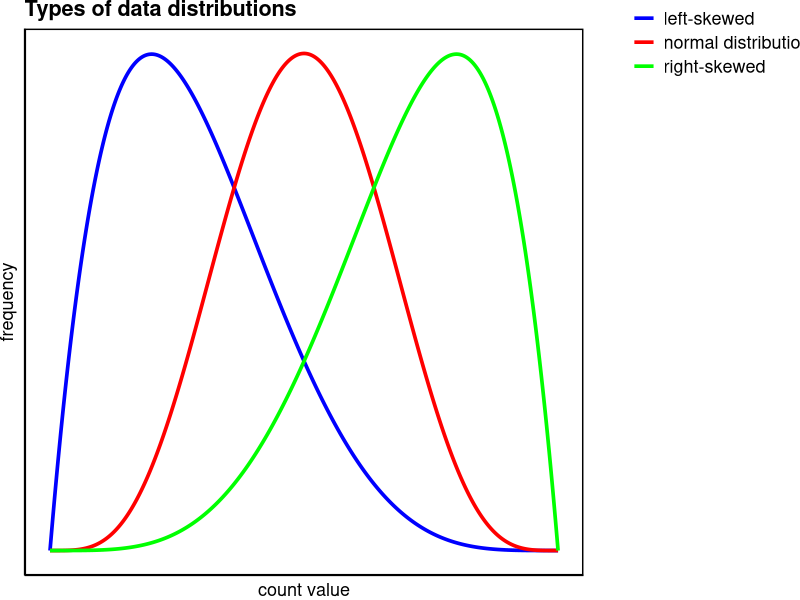
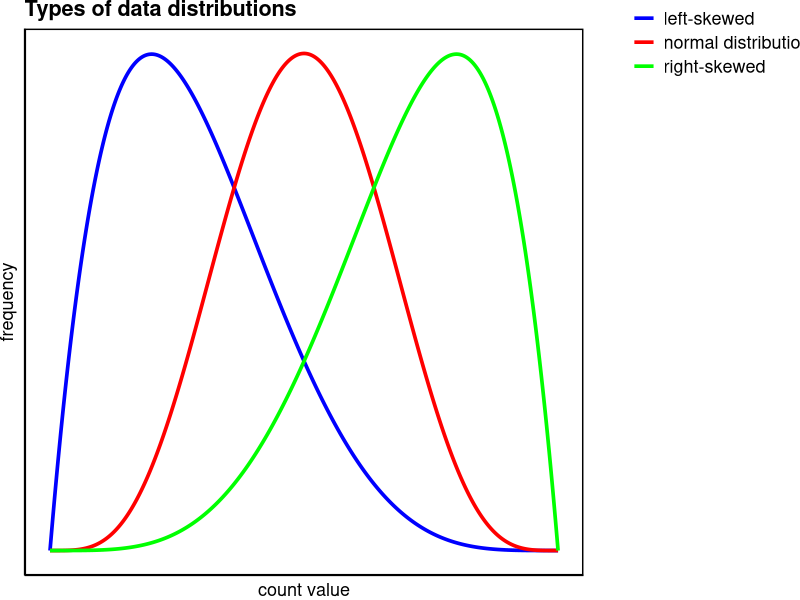
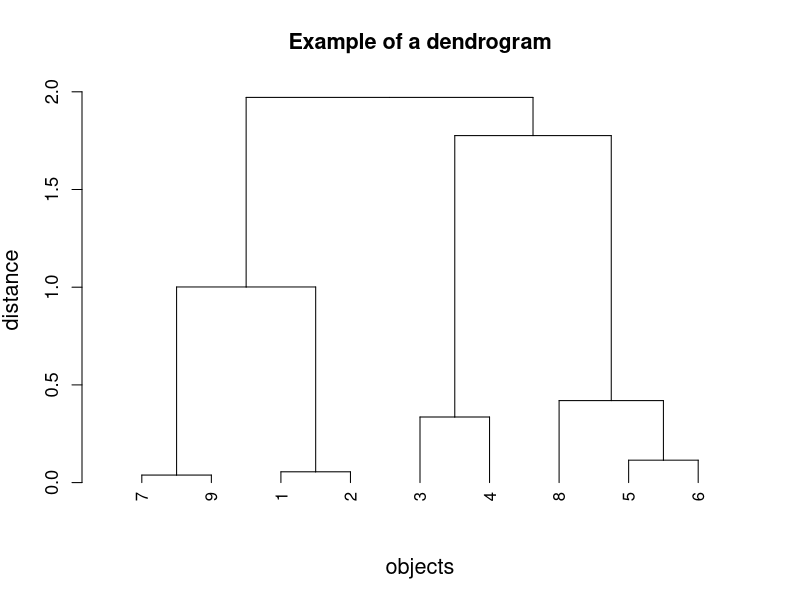
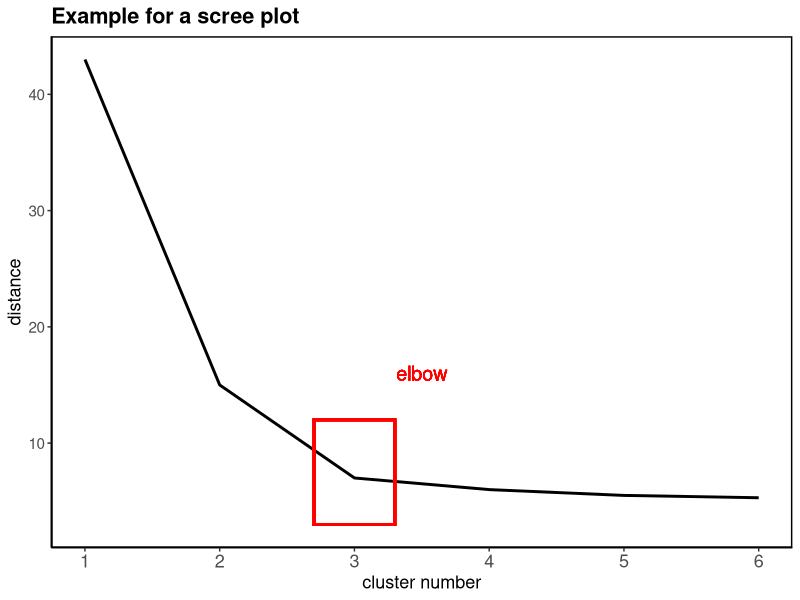

Write the R code that produced these figures, in order.
###################################################
######### Other figures for the thesis ############
###################################################

# Load packages #
install.packages("gplots")  # Install the package "gplots"

# Set path to save the plots
file_path <- "C:/Leon/Studium/Master/Masterarbeit/Rscripte_Masterarbeit_Leon_Weyandt clean/Other_figures/figures"

####### Example skewness of data ########

library(ggplot2)

# Create data for the curves
x_values <- seq(0, 1, length.out = 1000)
data <- data.frame(
  x = rep(x_values, 3),
  y = c(dbeta(x_values, 2, 5)/12, dbeta(x_values, 5, 2)/12, dbeta(x_values, 5, 5)/12),
  color = rep(c("left-skewed", "right-skewed", "normal distribution"), each = 1000)
)

# Create plot for skewness
ggplot(data, aes(x = x, y = y, color = color)) +
  geom_line(size = 1.25) +
  labs(title = "Types of data distributions", y = "frequency", x = "count value") +
  scale_color_manual(name = "", values = c("left-skewed" = "blue", 
                                           "normal distribution" = "red", 
                                           "right-skewed" = "green")) +  theme_classic() +
  theme(
    legend.text = element_text(size=13, face ="plain"),
    axis.title = element_text(size =13, face= "plain"),
    title = element_text(size =13, face= "bold"),
    axis.text.x = element_blank(), 
    axis.ticks.x = element_blank(),
    legend.position = c(1.42, 1.1), legend.justification = c(1, 1),
    plot.margin = margin(t = 0, r = 5.5, b = 0, l = 0, unit = "cm"), 
    axis.text.y = element_blank(),
    axis.ticks.y = element_blank(),
    panel.border = element_rect(color = "black", fill = NA, size = 1),  # box around the graphic
    panel.grid.major = element_blank(),
    panel.grid.minor = element_blank()
  )

# Save the plot
ggsave(filename = file.path(file_path, "skewness.png"), width = 7.2, height = 3.2, dpi = 300, units = "in")


########## Example for a dendrogram ############

library(gplots)

# Create data for the dendrogram
data_matrix <- matrix(runif(31), nrow = 9)

# Calculate distance matrix
dist_matrix <- as.dist(1 - cor(t(data_matrix)))

# Create dendrogram
dendrogram <- as.dendrogram(hclust(dist_matrix))

par(mar = c(5, 4.5, 3, 0))  # margins for the bottom, left, up, right of the plot
png(filename = file.path(file_path, "example_dendrogram.png"), width = 430, height = 320, units = "px")

# Plot dendrogram
plot(dendrogram, main = "Example of a dendrogram", ylab = "distance", xlab = "objects", 
     cex.axis =1.1, cex = 1.1, cex.lab= 1.3, cex.main = 1.3)

# Save dendrogram
dev.off()  

### Example for a Scree plot ###

 # Load ggplot2
library(ggplot2)

# Create data for the scree plot
eigenvalues <- c(43, 15, 7, 6, 5.5, 5.3)

data <- data.frame(
  Components = c(1:length(eigenvalues)),
  Eigenvalues = eigenvalues)

# Create scree plot
scree_plot <- ggplot(data, aes(x = Components, y = Eigenvalues)) +
  geom_line(color = "black", size = 1) +
  labs(title = "Example for a scree plot", x = "cluster number", y = "distance") +
  theme_classic() +
  theme(
    axis.title = element_text(size =13, face= "plain"),
    axis.text.y  = element_text(size= 11, face= "plain"),
    axis.text.x =element_text(size=13, face= "plain"), 
    title = element_text(size =13, face= "bold"),
    panel.border = element_rect(color = "black", fill = NA, size = 1),
    panel.grid.major = element_blank(),
    panel.grid.minor = element_blank()
  ) +
  scale_x_continuous(breaks = seq(min(data$Components), max(data$Components), by = 1))+
  geom_rect(aes(xmin = 2.7, xmax = 3.3, ymin = 3, ymax = 12), fill = NA, color = "red", size = 1)+
  geom_text(aes(x = 3.5, y = 16, label = "elbow"), color = "red", size = 5)

# Save scree plot
ggsave(filename = file.path(file_path, "example_scree_plot.png"), width = 6, height = 4, dpi = 300, units = "in")
